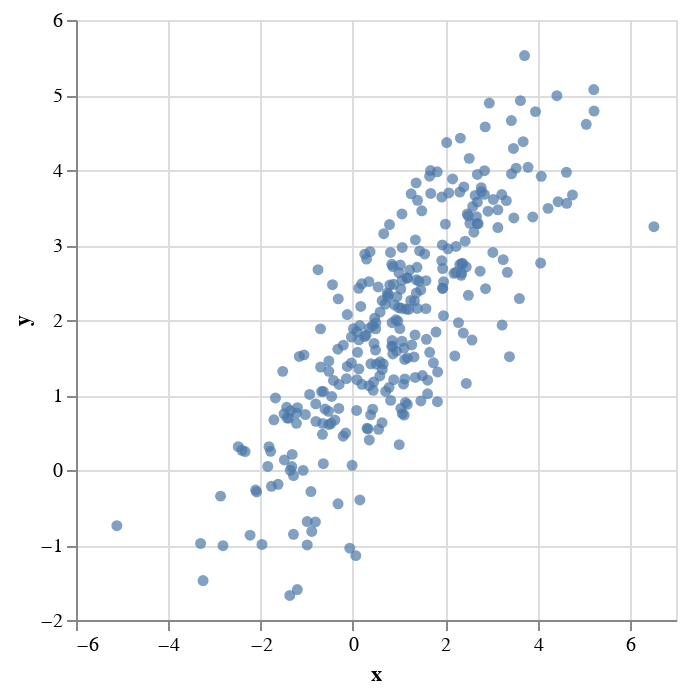

Notebook code cell kept with this figure:
### Code cell
μ = [1.0,2.0]
Σ = [3.0 2.0;
     2.0 2.0]
d = Distributions.MultivariateNormal(μ,Σ)
samples = rand(d,300)';
data = DataTables.DataTable(x=samples[:,1],y=samples[:,2])
p = QuickVega.scatterplot(samples)

### Figure 1 — Vega-Lite specification as saved in the notebook (floating-point values rounded to 4 significant figures; data arrays with more than 128 entries replaced by an {"elided": "..."} marker saying what was removed)
{"data": {"values": {"elided": "300 records"}}, "encoding": {"x": {"field": "x", "type": "quantitative"}, "y": {"field": "y", "type": "quantitative"}}, "mark": "circle"}
